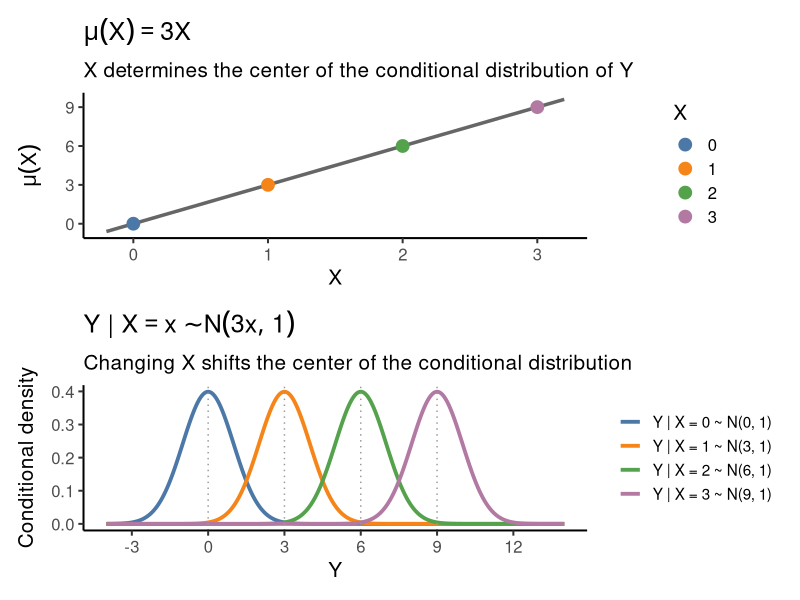

R code for this plot:
library(ggplot2)
library(dplyr)
library(tidyr)
library(patchwork)

# ============================================================
# Model
# ============================================================

# Y | X ~ N(mu(X), 1)
# mu(X) = 3X

mu <- function(x) 3 * x
sigma <- 1

x_values <- c(0, 1, 2, 3)

# ============================================================
# Use the SAME colors in both figures
# ============================================================

x_colors <- c(
    "0" = "#4C78A8",
    "1" = "#F58518",
    "2" = "#54A24B",
    "3" = "#B279A2"
)

# ============================================================
# Figure 1: Conditional mean mu(X) = 3X
# ============================================================

mean_df <- data.frame(
    x = seq(-0.2, 3.2, length.out = 200)
) |>
    mutate(mu = 3 * x)

points_df <- data.frame(
    x = x_values,
    mu = mu(x_values),
    X_group = factor(x_values)
)

p1 <- ggplot(mean_df, aes(x = x, y = mu)) +
    
    # regression / conditional mean function
    geom_line(
        linewidth = 1.2,
        color = "gray40"
    ) +
    
    # points use SAME colors as density curves below
    geom_point(
        data = points_df,
        aes(x = x, y = mu, color = X_group),
        size = 4
    ) +
    
    scale_color_manual(
        values = x_colors
    ) +
    
    scale_x_continuous(
        breaks = 0:3
    ) +
    
    scale_y_continuous(
        breaks = seq(0, 9, 3)
    ) +
    
    labs(
        title = expression(mu(X) == 3*X),
        subtitle = "X determines the center of the conditional distribution of Y",
        x = "X",
        y = expression(mu(X)),
        color = "X"
    ) +
    
    theme_classic(base_size = 15) +
    
    theme(
        legend.position = "right"
    )


# ============================================================
# Figure 2: Conditional distributions for different X values
# ============================================================

y_grid <- seq(-4, 14, length.out = 1000)

density_df <- expand_grid(
    y = y_grid,
    X = x_values
) |>
    mutate(
        mean = 3 * X,
        density = dnorm(
            y,
            mean = mean,
            sd = sigma
        ),
        X_group = factor(X)
    )

p2 <- ggplot(
    density_df,
    aes(
        x = y,
        y = density,
        color = X_group
    )
) +
    
    geom_line(
        linewidth = 1.3
    ) +
    
    # mark the corresponding conditional means
    geom_vline(
        xintercept = c(0, 3, 6, 9),
        linetype = 3,
        color = "gray60"
    ) +
    
    scale_color_manual(
        values = x_colors,
        labels = c(
            "Y | X = 0 ~ N(0, 1)",
            "Y | X = 1 ~ N(3, 1)",
            "Y | X = 2 ~ N(6, 1)",
            "Y | X = 3 ~ N(9, 1)"
        )
    ) +
    
    scale_x_continuous(
        breaks = seq(-3, 12, 3)
    ) +
    
    labs(
        title = expression(
            Y*" | "*X == x %~% N(3*x, 1)
        ),
        subtitle =
            "Changing X shifts the center of the conditional distribution",
        x = "Y",
        y = "Conditional density",
        color = NULL
    ) +
    
    theme_classic(base_size = 15) +
    
    theme(
        legend.position = "right",
        legend.text = element_text(size = 11)
    )


# ============================================================
# Combine the two figures
# ============================================================

fig <- p1 / p2 
# +
#     plot_layout(
#         heights = c(1, 1.3)
#     ) +
#     plot_annotation(
#         title = "The Distribution of Y Depends on X",
#         subtitle = expression(
#             Y*" | "*X %~% N(mu(X), 1)~
#                 ","~~mu(X) == 3*X
#         )
#     )

# Needed if running through source()
print(fig)
